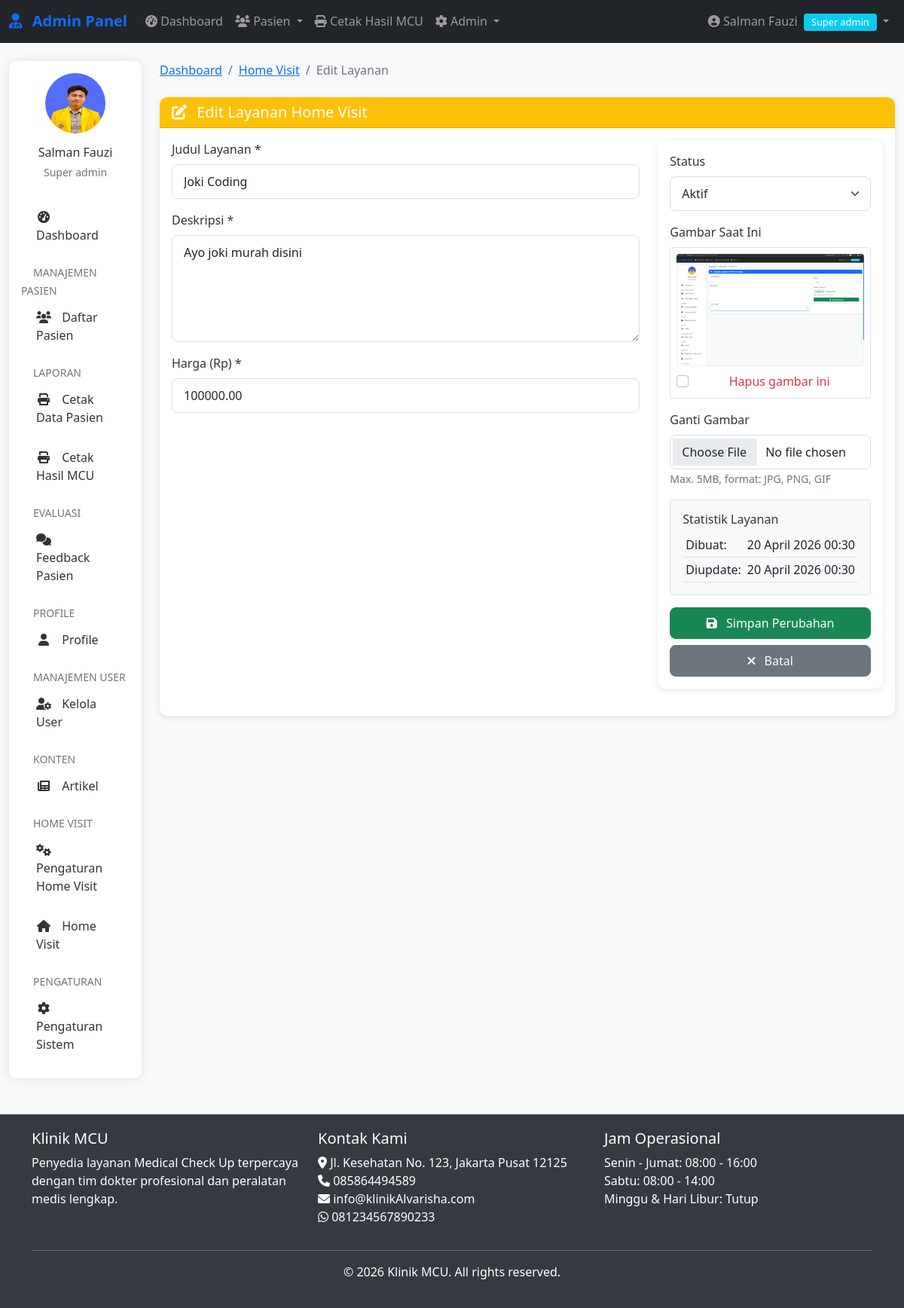
/admin/home-visit/edit.php?id=8 (signed in), run on the app's committed database.
### tables this page shows
CREATE TABLE `home_visit_setting` (
  `id_setting` int(11) NOT NULL,
  `judul_layanan` varchar(100) NOT NULL,
  `deskripsi` text DEFAULT NULL,
  `harga` decimal(12,2) NOT NULL,
  `gambar` varchar(255) NOT NULL,
  `status` enum('aktif','nonaktif') DEFAULT 'aktif',
  `created_at` timestamp NOT NULL DEFAULT current_timestamp(),
  `updated_at` timestamp NOT NULL DEFAULT current_timestamp() ON UPDATE current_timestamp()
);

CREATE TABLE `pengaturan` (
  `id` int(11) NOT NULL,
  `nama_klinik` varchar(100) DEFAULT NULL,
  `alamat` text DEFAULT NULL,
  `telepon` varchar(20) DEFAULT NULL,
  `email` varchar(100) DEFAULT NULL,
  `whatsapp` varchar(20) DEFAULT NULL,
  `logo` varchar(255) DEFAULT NULL,
  `tentang` text DEFAULT NULL,
  `created_at` timestamp NOT NULL DEFAULT current_timestamp(),
  `hero_image` varchar(255) DEFAULT NULL
);

### includes/functions.php (called while the page is built, shortened)
<?php
require_once __DIR__ . '/../config/database.php';
function formatDateIndo($date, $with_time = false)
{
    $months = array(
        1 => 'Januari',
        'Februari',
        'Maret',
        'April',
        'Mei',
        'Juni',
        'Juli',
        'Agustus',
        'September',
        'Oktober',
        'November',
        'Desember'
    );
    $timestamp = strtotime($date);
    $day = date('d', $timestamp);
    $month = $months[date('n', $timestamp)];
    $year = date('Y', $timestamp);
    $formatted = $day . ' ' . $month . ' ' . $year;
    if ($with_time) {
        $time = date('H:i', $timestamp);
        $formatted .= ' ' . $time;
    }
    return $formatted;
}
function getSetting($key)
{
    global $conn;
    $query = "SELECT $key FROM pengaturan LIMIT 1";
    $result = mysqli_query($conn, $query);
    $row = mysqli_fetch_assoc($result);
    return $row[$key] ?? '';
}

### admin/home-visit/edit.php (the view, shortened to what this page needs)
<?php
require_once __DIR__ . '/../../includes/auth.php';
require_once __DIR__ . '/../../includes/functions.php';
$id = isset($_GET['id']) ? (int)$_GET['id'] : 0;
$query = "SELECT * FROM home_visit_setting WHERE id_setting = $id";
$result = mysqli_query($conn, $query);
$service = mysqli_fetch_assoc($result);
include '../../includes/admin-header.php';
?>
<?php include '../includes/admin-nav.php'; ?>
<div class="container-fluid mt-4">
    <div class="row">
        <div class="col-lg-2">
            <?php include '../includes/admin-sidebar.php'; ?>
        </div>
        <div class="col-lg-10">
            <nav aria-label="breadcrumb" class="mb-4">
                <ol class="breadcrumb">
                    <li class="breadcrumb-item"><a href="../dashboard.php">Dashboard</a></li>
                    <li class="breadcrumb-item"><a href="list.php">Home Visit</a></li>
                    <li class="breadcrumb-item active">Edit Layanan</li>
                </ol>
            </nav>
            <div class="card">
                <div class="card-header bg-warning text-white">
                    <h5 class="mb-0">
                        <i class="fas fa-edit me-2"></i> Edit Layanan Home Visit
                    </h5>
                </div>
                <div class="card-body">
                    <form method="POST" action="" enctype="multipart/form-data" id="serviceForm">
                        <div class="row">
                            <div class="col-md-8">
                                <div class="mb-3">
                                    <label class="form-label">Judul Layanan *</label>
                                    <input type="text" class="form-control" name="judul_layanan"
                                        value="<?php echo htmlspecialchars($service['judul_layanan']); ?>" required>
                                </div>
                                <div class="mb-3">
                                    <label class="form-label">Deskripsi *</label>
                                    <textarea class="form-control" name="deskripsi" rows="5" required><?php echo htmlspecialchars($service['deskripsi']); ?></textarea>
                                </div>
                                <div class="mb-3">
                                    <label class="form-label">Harga (Rp) *</label>
                                    <input type="number" class="form-control" name="harga" min="0" step="0.01"
                                        value="<?php echo $service['harga']; ?>" required>
                                </div>
                            </div>
                            <div class="col-md-4">
                                <div class="card">
                                    <div class="card-body">
                                        <div class="mb-3">
                                            <label class="form-label">Status</label>
                                            <select class="form-select" name="status" required>
                                                <option value="aktif" <?php echo $service['status'] == 'aktif' ? 'selected' : ''; ?>>Aktif</option>
                                            </select>
                                        </div>
                                        <?php if ($service['gambar']): ?>
                                            <div class="mb-3">
                                                <label class="form-label">Gambar Saat Ini</label>
                                                <div class="border p-2 rounded text-center">
                                                    <img src="<?php echo ASSETS_URL . '/' . $service['gambar']; ?>"
                                                        alt="<?php echo htmlspecialchars($service['judul_layanan']); ?>"
                                                        class="img-fluid rounded" style="max-height: 150px;">
                                                    <div class="mt-2">
                                                        <div class="form-check">
                                                            <input class="form-check-input" type="checkbox"
                                                                name="delete_image" value="1" id="deleteImage">
                                                            <label class="form-check-label text-danger" for="deleteImage">
                                                                Hapus gambar ini
                                                            </label>
                                                        </div>
                                                    </div>
                                                </div>
                                            </div>
                                        <?php endif; ?>
                                        <div class="mb-3">
                                            <label class="form-label"><?php echo $service['gambar'] ? 'Ganti Gambar' : 'Tambah Gambar'; ?></label>
                                            <input type="file" class="form-control" name="gambar" accept="image/*">
                                            <small class="text-muted">Max. 5MB, format: JPG, PNG, GIF</small>
                                        </div>
                                        <div class="mb-3">
                                            <div class="border p-3 rounded bg-light">
                                                <h6>Statistik Layanan</h6>
                                                <table class="table table-sm mb-0">
                                                    <tr>
                                                        <td>Dibuat:</td>
                                                        <td><?php echo formatDateIndo($service['created_at'], true); ?></td>
                                                    </tr>
                                                    <tr>
                                                        <td>Diupdate:</td>
                                                        <td><?php echo formatDateIndo($service['updated_at'], true); ?></td>
                                                    </tr>
                                                </table>
                                            </div>
                                        </div>
                                        <div class="d-grid gap-2">
                                            <button type="submit" class="btn btn-success">
                                                <i class="fas fa-save me-2"></i> Simpan Perubahan
                                            </button>
                                            <a href="list.php" class="btn btn-secondary">
                                                <i class="fas fa-times me-2"></i> Batal
                                            </a>
                                        </div>
                                    </div>
                                </div>
                            </div>
                        </div>
                    </form>
                </div>
            </div>
        </div>
    </div>
</div>
<?php include '../../includes/admin-footer.php'; ?>

### includes/admin-footer.php (shortened to what this page needs)
</div>
</div>
<footer class="mt-5">
    <div class="container">
        <div class="row">
            <div class="col-md-4">
                <h5>Klinik MCU</h5>
                <p>Penyedia layanan Medical Check Up terpercaya dengan tim dokter profesional dan peralatan medis lengkap.</p>
            </div>
            <div class="col-md-4">
                <h5>Kontak Kami</h5>
                <ul class="list-unstyled">
                    <li><i class="fas fa-map-marker-alt"></i> <?php echo getSetting('alamat'); ?></li>
                    <li><i class="fas fa-phone"></i> <?php echo getSetting('telepon'); ?></li>
                    <li><i class="fas fa-envelope"></i> <?php echo getSetting('email'); ?></li>
                    <li><i class="fab fa-whatsapp"></i> <?php echo getSetting('whatsapp'); ?></li>
                </ul>
            </div>
            <div class="col-md-4">
                <h5>Jam Operasional</h5>
                <ul class="list-unstyled">
                    <li>Senin - Jumat: 08:00 - 16:00</li>
                    <li>Sabtu: 08:00 - 14:00</li>
                    <li>Minggu & Hari Libur: Tutup</li>
                </ul>
            </div>
        </div>
        <hr class="bg-light">
        <div class="text-center">
            <p>&copy; <?php echo date('Y'); ?> Klinik MCU. All rights reserved.</p>
        </div>
    </div>
</footer>
</body>
</html>

### assets/css/style.css (style rules this page uses)
:root { --primary-color: #0d6efd; --secondary-color: #6c757d; --success-color: #198754; --danger-color: #dc3545; --warning-color: #ffc107; --info-color: #0dcaf0; --light-color: #f8f9fa; --dark-color: #212529; }
body { font-family: 'Segoe UI', Tahoma, Geneva, Verdana, sans-serif; color: #333; background-color: #f8f9fa; }
.card { border-radius: 10px; box-shadow: 0 2px 10px rgba(0,0,0,0.1); border: none; margin-bottom: 20px; }
.card-header { border-radius: 10px 10px 0 0 !important; font-weight: 600; }
.btn { border-radius: 8px; font-weight: 500; padding: 8px 20px; }
.btn-success { background-color: var(--success-color); border-color: var(--success-color); }
.table td { vertical-align: middle; }
.form-control, .form-select { border-radius: 8px; border: 1px solid #ddd; padding: 10px 15px; }

### includes/admin-header.php (style rules this page uses)
:root { --primary-color: #0d6efd; --secondary-color: #6c757d; --success-color: #198754; --danger-color: #dc3545; --warning-color: #ffc107; --info-color: #0dcaf0; }
body { font-family: 'Segoe UI', Tahoma, Geneva, Verdana, sans-serif; background-color: #f8f9fa; min-height: 100vh; display: flex; flex-direction: column; }
.card { border-radius: 10px; box-shadow: 0 2px 10px rgba(0, 0, 0, 0.1); margin-bottom: 20px; }
.card-header { border-radius: 10px 10px 0 0 !important; font-weight: 600; }
footer { background-color: #343a40; color: white; padding: 20px 0; }
.form-control, .form-select { border-radius: 8px; border: 1px solid #ddd; }

### data on the page
home_visit_setting: judul_layanan "Joki Coding", deskripsi "Ayo joki murah disini", harga "100000.00", status "Aktif", gambar (picture), created_at "20 April 2026 00:30", updated_at "20 April 2026 00:30"
pengaturan: alamat "Jl. Kesehatan No. 123, Jakarta Pusat 12125", telepon "085864494589", email "info@klinikAlvarisha.com", whatsapp "081234567890233"

### other printed values
$_SESSION['nama_lengkap'] "Salman Fauzi"
str_replace('_', ' ', $_SESSION['role']) "Super admin"
